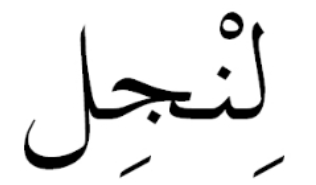
#> input picture assets/injil.png, 316 x 185 px
$ python -i 'packaging creator.py'   (imports and definitions only)
#> lines starting #> are read from the running program, lines starting #| are printed output that depends on the picture
import os
import re
import tempfile
import pandas as pd
from PIL import Image as PILImage
from reportlab.pdfgen import canvas
from reportlab.lib.pagesizes import A4
from reportlab.lib.units import mm
from reportlab.platypus import Paragraph, Image, Frame, KeepInFrame, HRFlowable, Table, TableStyle, Spacer
from reportlab.lib.styles import getSampleStyleSheet, ParagraphStyle
from reportlab.lib.enums import TA_CENTER, TA_LEFT
from reportlab.pdfbase import pdfmetrics
from reportlab.pdfbase.ttfonts import TTFont
from reportlab.lib import colors
from datetime import datetime

# --- Configuration & Constants ---
# [1 line that did not run here, left out]
# --- Configuration & Constants ---
COLS = 3
BASE_DIR = os.path.dirname(os.path.abspath(__file__))
ASSETS_DIR = os.path.join(BASE_DIR, "assets")

# Set width to exactly 1/3 of A4 width
# [1 line that did not run here, left out]

def get_layout_geometry(rows=3):
    """Calculates label height for exact edge-to-edge page tiling."""
    # Set height to exactly 1/4 or 1/3 of A4 height
    label_height = A4[1] / float(rows)

    # Zero out all margins and gutters to perfectly tile the page
    margin_x = 0.0
    gutter_x = 0.0
    margin_y = 0.0
    gutter_y = 0.0

    return label_height, margin_x, gutter_x, margin_y, gutter_y

# [1 line that did not run here, left out]

# [10 lines not run here, left out]

RESOURCE_FONTS = {
    1: 'Rockwell-Bold',
    2: 'Amiri-Bold',
    3: 'ElMessiri-Bold',
    4: 'Cinzel-Bold',
    5: 'Noto-Bold'
}

# [1 line that did not run here, left out]
# [1 line that did not run here, left out]
# [1 line that did not run here, left out]
# [1 line that did not run here, left out]


def get_resized_image_path(img_path):
#> called with img_path = 'assets/injil.png'
    if not os.path.exists(img_path):
        return img_path

    directory, filename = os.path.split(img_path)
    name, ext = os.path.splitext(filename)

    cache_dir = os.path.join(directory, "resized_cache")
    if not os.path.exists(cache_dir):
        os.makedirs(cache_dir)

    cached_path = os.path.join(cache_dir, f"{name}_450px{ext}")
    if os.path.exists(cached_path):
        return cached_path

    try:
        with PILImage.open(img_path) as img:
#> img is the input picture: PIL image 316x185 RGBA; mean R, G, B, A 232.5, 232.5, 232.5, 255
            wpercent = (450 / float(img.width))
#> wpercent = 1.42
            hsize = int((float(img.height) * float(wpercent)))
#> hsize = 263
            resample_filter = getattr(PILImage, 'Resampling', PILImage).LANCZOS
            img = img.resize((450, hsize), resample_filter)
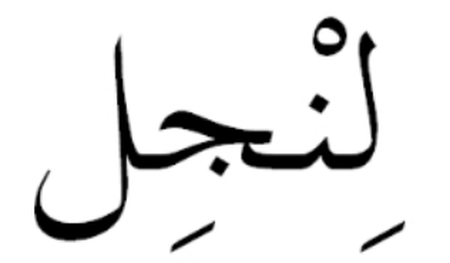
#> img: PIL image 450x263 RGBA; mean R, G, B, A 232.5, 232.5, 232.5, 255

            if ext.lower() in ['.jpg', '.jpeg'] and img.mode in ('RGBA', 'P', 'LA'):
                img = img.convert('RGB')

            img.save(cached_path)
        return cached_path
    except Exception as e:
        print(f"Warning: Could not resize {filename}. Error: {e}")
        return img_path


# [492 lines left out: functions build_label_story, measure_story_height, generate_pdf, parse_input_to_jobs, not called in this run]

>>> result = get_resized_image_path('assets/injil.png')
